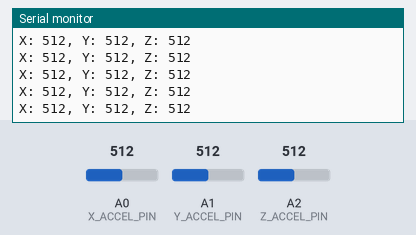
The sketch below on a simulated Arduino Uno, built with avr-gcc and run on an emulated ATmega328P. On the bench: the last lines printed to the serial monitor. The inputs (shaded band) are chosen by the test bench; at power-on: A0 (X_ACCEL_PIN) = 512, A1 (Y_ACCEL_PIN) = 512, A2 (Z_ACCEL_PIN) = 512.

Above: at 5.7 s.
5.8 s: A0 (X_ACCEL_PIN) set to 989
At 5.86 s:
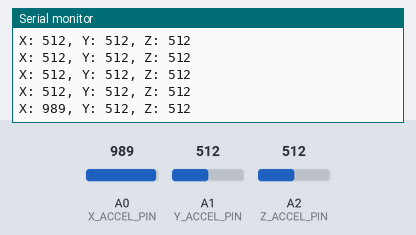
7.3 s: A0 (X_ACCEL_PIN) set to 1017
At 7.37 s:
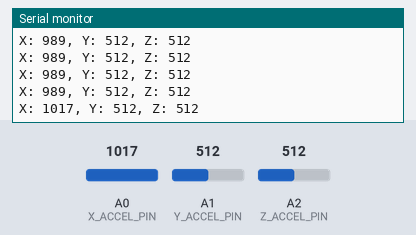
Timing chart, 0 to 10.3 s (numbered marks = the images above; inputs shaded):
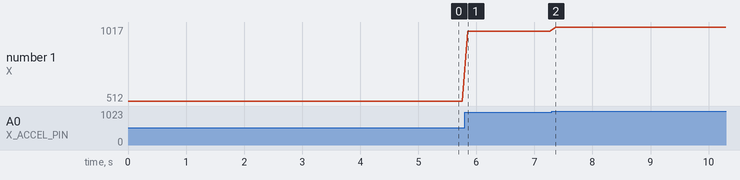

Measured:
- after the input at 5.8 s, the serial monitor: prints a new line after 0.05 s (image 1)
- after the input at 7.3 s, the serial monitor: prints a new line after 0.07 s (image 2)
- plotted number 1: 512 → 989 after the input at 5.8 s, 989 → 1017 after the input at 7.3 s

The sketch:

accelerometer_test.ino
```cpp
int x_accel;
int y_accel;
int z_accel;

int X_ACCEL_PIN = A0;
int Y_ACCEL_PIN = A1;
int Z_ACCEL_PIN = A2;

void setup() {
  pinMode(X_ACCEL_PIN, INPUT);
  pinMode(Y_ACCEL_PIN, INPUT);
  pinMode(Z_ACCEL_PIN, INPUT);
  Serial.begin(9600);
  analogReference(EXTERNAL);
}

void loop() {
  x_accel = analogRead(X_ACCEL_PIN);
  y_accel = analogRead(Y_ACCEL_PIN);
  z_accel = analogRead(Z_ACCEL_PIN);

  Serial.print("X: ");
  Serial.print(x_accel);
  Serial.print(", Y: ");
  Serial.print(y_accel);
  Serial.print(", Z: ");
  Serial.print(z_accel);
  Serial.println("");

  delay(100);
}
```
